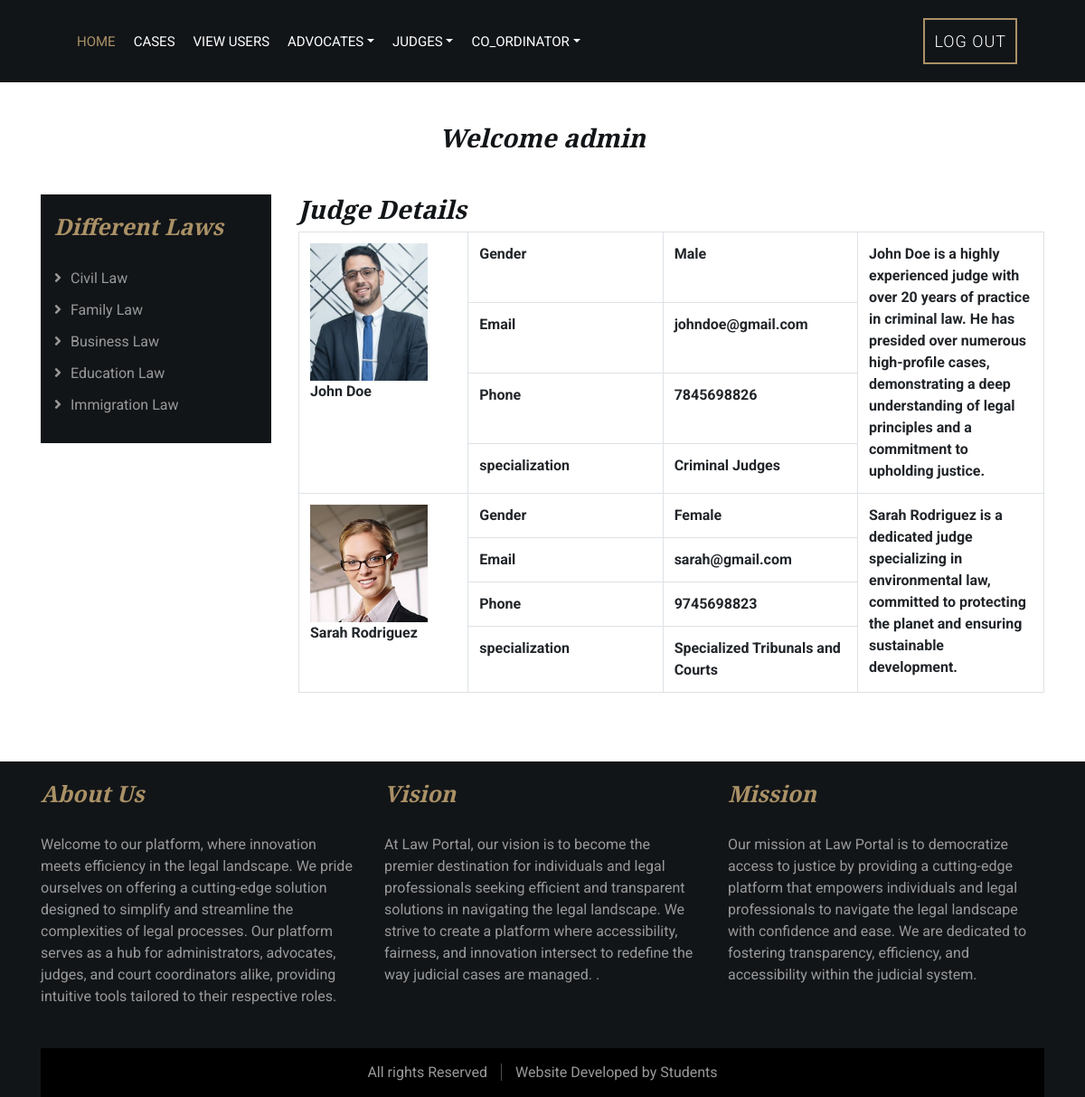
Screenshot of /phpfiles/view_judges.php (signed in) with the database file from the repository.
### tables this page shows
CREATE TABLE `judge_details` (
  `jid` int(11) NOT NULL,
  `user_id` int(11) NOT NULL,
  `name` varchar(100) NOT NULL,
  `gender` varchar(50) NOT NULL,
  `email` varchar(100) NOT NULL,
  `phone` varchar(20) NOT NULL,
  `specialization` varchar(150) NOT NULL,
  `address` varchar(300) NOT NULL,
  `description` varchar(500) NOT NULL,
  `photo` varchar(200) NOT NULL,
  `status` int(11) NOT NULL
);

### phpfiles/crud.php (called while the page is built, shortened)
<?php
class CRUD {
    private $db;
    public function __construct() {
        $this->db = new mysqli("localhost","root","","judicial_system");
    }
	public function select_all($table) {
    $sql = "SELECT * FROM $table";
    $result = $this->db->query($sql);
    $rows = array();
    while ($row = $result->fetch_assoc()) {
        $rows[] = $row;
    }
    return $rows;
}
}
?>

### phpfiles/view_judges.php (the view)
<?php
include("user_auth.php");
include('adminheader.php');
if(!isset($user))
{
	echo "<script>window.location='../index.php'</script>";
}
else
{
$crud = new CRUD();
$table = 'judge_details';
$all_judges_details = $crud->select_all($table);
?>
            <div class="service">
                <div class="container">
                    <div class="section-header">
					<h3>Welcome <?php echo $usern['name']; ?></h3>
                    </div>
					<div class="row">
					<?php include('laws.php'); ?>
						<div class="col-lg-9">
							<?php
						  if ($all_judges_details) {
						  ?>
					<div class="row">
						<div class="col-12">
						<h3>Judge Details</h3>
						<table class="table table-bordered">
							<?php
					foreach ($all_judges_details as $detail) {
						?>
						<tr>
							  <th width="20%" rowspan="4" scope="col"><img src="../uploads/<?php echo $detail['photo']; ?>" width="130">
								<br><?php echo $detail['name']; ?>
								</th>
							  <th width="23%" scope="col">Gender</th>
							  <th width="23%" scope="col"><?php echo $detail['gender']; ?></th>
							  <th width="22%" rowspan="4" scope="col"><?php echo $detail['description']; ?></th>
							</tr>
							<tr>
							  <th scope="col">Email</th>
							  <th scope="col"><?php echo $detail['email']; ?></th>
						    </tr>
							<tr>
							  <th scope="col">Phone</th>
							  <th scope="col"><?php echo $detail['phone']; ?></th>
						    </tr>
							<tr>
							  <th height="55" scope="col">specialization</th>
							  <th scope="col"><?php echo $detail['specialization']; ?></th>
						    </tr>
						<?php } ?>
						</table>
					</div>
					</div>
			<?php } ?>
						</div>
					</div>
                </div>
            </div>
            <?php include('footer2.php'); } ?>

### template/css/style.css (style rules this page uses)
body { color: #666666; background: #ffffff; font-family: 'Roboto', sans-serif; font-weight: 400; }
h1, h2, h3, h4, h5, h6 { font-family: 'EB Garamond', serif; font-weight: 600; font-style: italic; color: #121518; }
.section-header { position: relative; width: 100%; text-align: center; margin-bottom: 45px; }
.service { position: relative; width: 100%; padding: 45px 0 15px 0; }

### rows the page displays
judge_details: photo (picture), name "John Doe", gender "Male", description "John Doe is a highly experienced judge with over 20 years of practice in criminal law. He has presided over numerous high-profile cases, demonstrating a deep understanding of legal principles and a commitment to upholding justice.", email "johndoe@gmail.com", phone "7845698826", specialization "Criminal Judges"
judge_details: photo (picture), name "Sarah Rodriguez", gender "Female", description "Sarah Rodriguez is a dedicated judge specializing in environmental law, committed to protecting the planet and ensuring sustainable development.", email "sarah@gmail.com", phone "9745698823", specialization "Specialized Tribunals and Courts"

### other values shown
$usern['name'] "admin"
